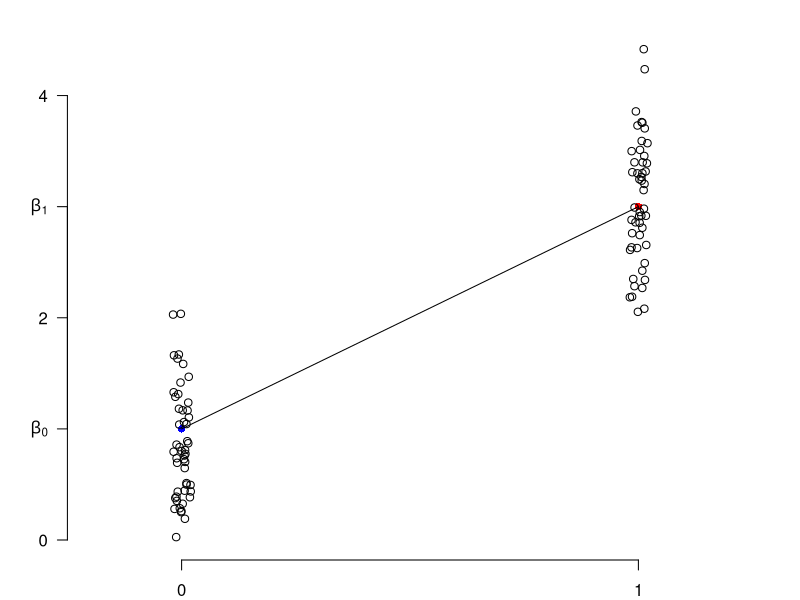
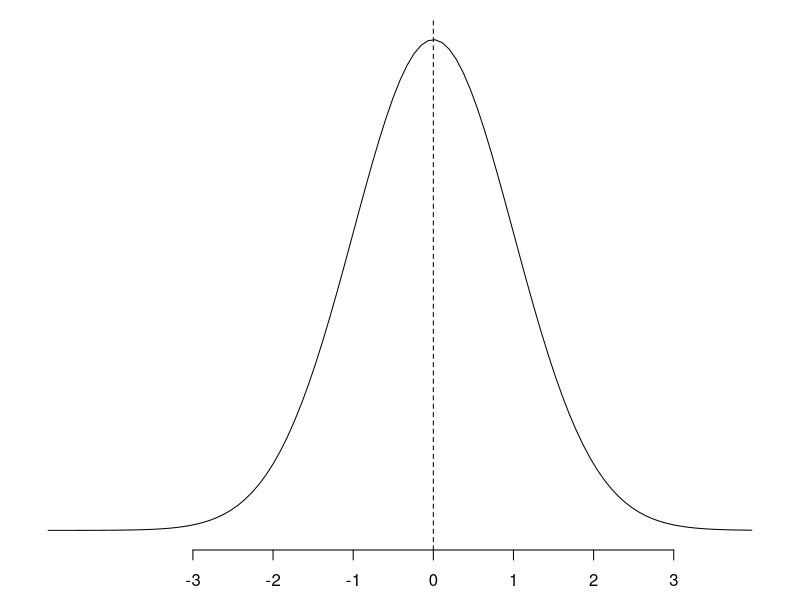
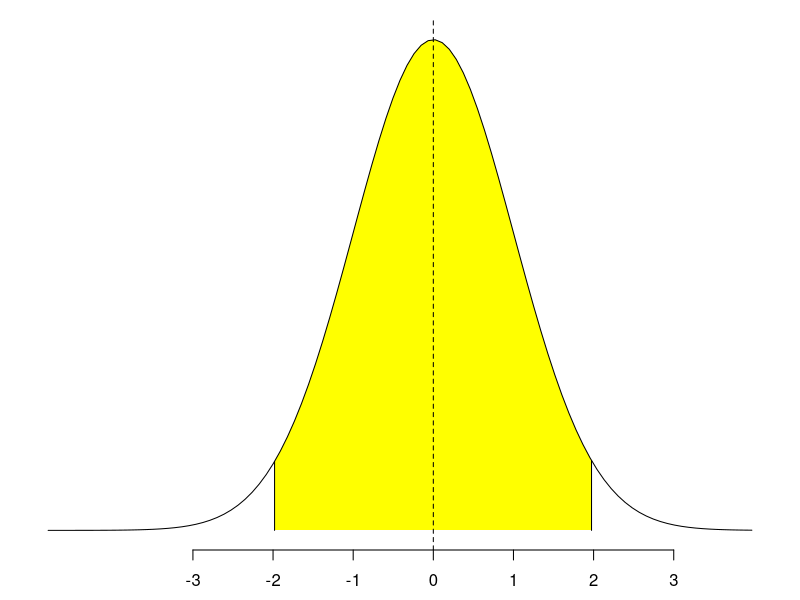
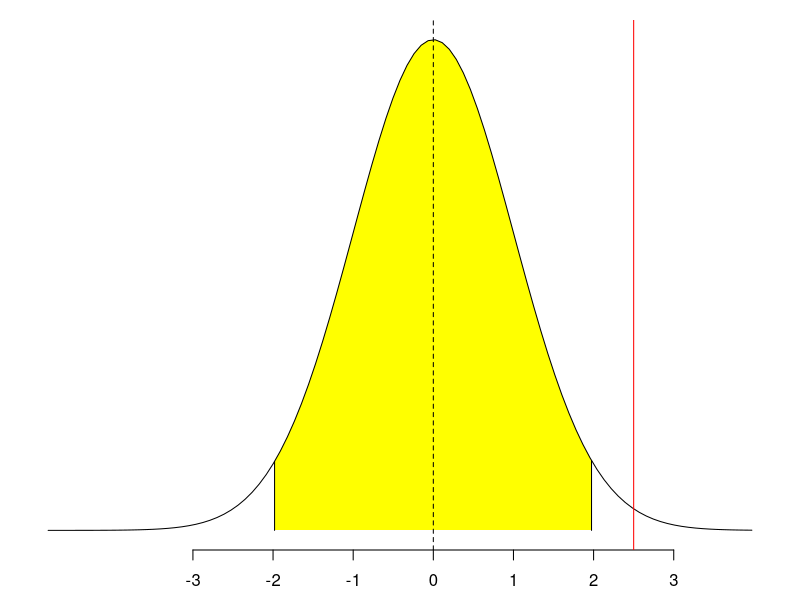
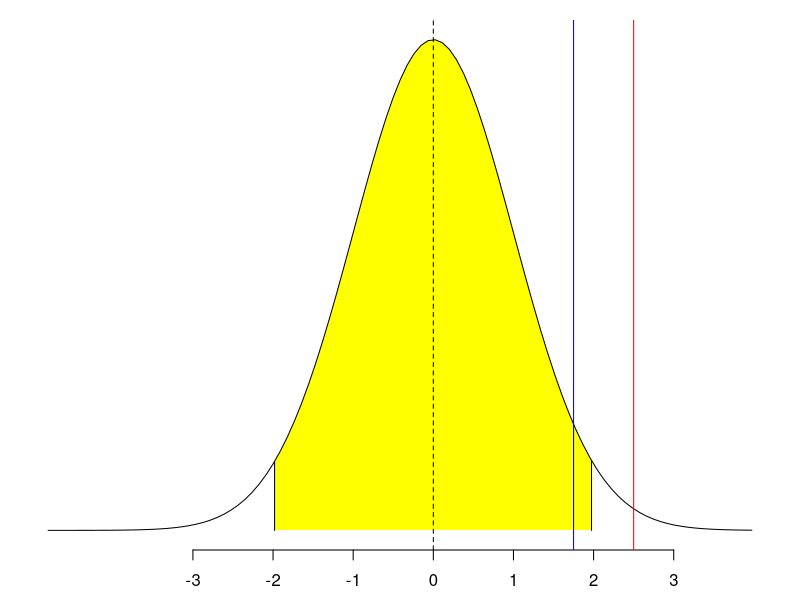
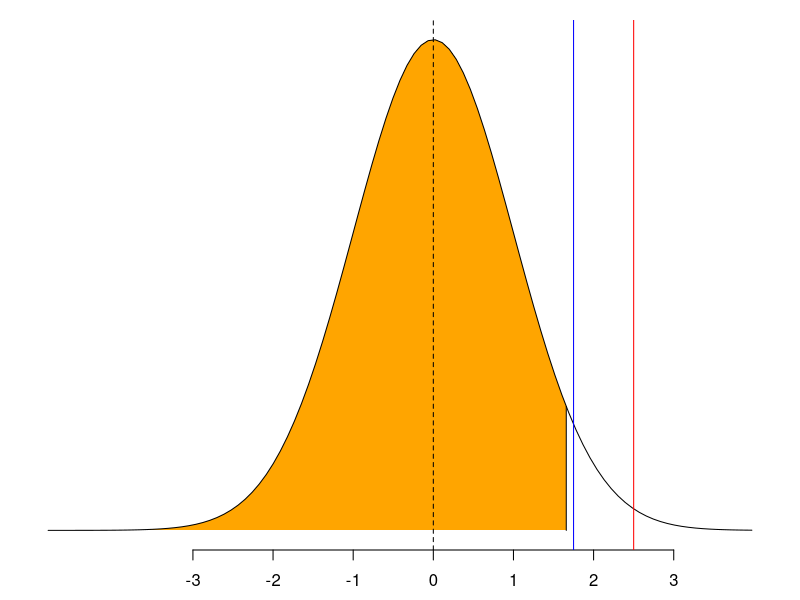
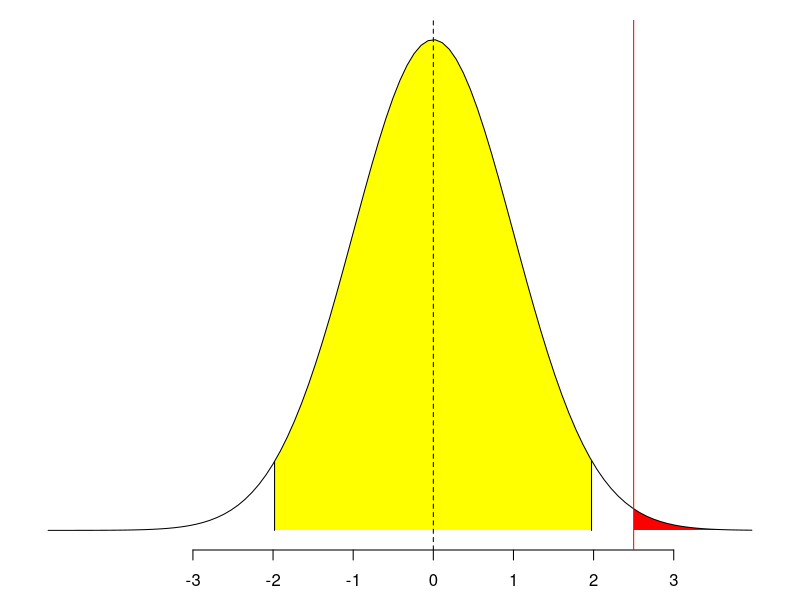

Generate these figures, in order, with R:
## estimation_ht_figs.R
## Nahomi Ichino
## figs for est-HT-1-slides-en-fr.Rmd

## Estimator 1: Linear Regression for simple experiment

library(plotrix)


## simple randomization
set.seed(202406)
y1 <- rnorm(50,3,0.5)
z1 <- jitter(rep(1,50))
y0 <- rnorm(50,1,0.5)
z0 <- jitter(rep(0,50))

miny <- min(c(y0,y1))
maxy <- max(c(y0,y1))

png(file="regression1.png", width=760, height=760, pointsize=36)
par(mar=c(2,2,1,1))

plot(c(-0.25,1.25), c(0, 4.5), type="n", main="", xlab="", ylab="", axes=FALSE)
axis(1, at=c(0,1))
axis(2, at=c(0,2,4), las=2, pos=-0.25)
axis(2, at=c(1,3), labels=c(expression(paste(beta[0])), expression(paste(beta[1]))), las=2, pos=-0.25)
points(0,1, pch=16, col="blue")
points(1,3, pch=16, col="red")
points(z0,y0)
points(z1,y1)
segments(x0=0, y0=1, x1=1, y1=3)

dev.off()


## hypothesis testing
set.seed(23456)
x <- rnorm(60000)
y <- dnorm(x, 0, 1)

png(file="HT1-null.png", width=760, height=180, pointsize=12)
par(mar=c(2.5,1,1,1))
plot(x, y, type = "n", axes=FALSE, ylab="", xlab="")
axis(1, at=c(-3,-2,-1,0,1,2,3))
curve(dnorm(x,0,1), add=TRUE)
abline(v=0, lty=2)
dev.off()


png(file="HT2-null5percent.png", width=760, height=180, pointsize=12)
par(mar=c(2.5,1,1,1))
plot(x, y, type = "n", axes=FALSE, ylab="", xlab="")
axis(1, at=c(-3,-2,-1,0,1,2,3))
x2 <- seq(quantile(x,0.025),quantile(x,0.975),0.01)
y2 <- dnorm(x2, 0, 1)
x2 <- c(quantile(x,0.025), x2, quantile(x,0.975))
y2 <- c(0,y2,0)
polygon(x2,y2, col="yellow", border=NA)
curve(dnorm(x,0,1), add=TRUE)
abline(v=0, lty=2)
segments(x0=quantile(x,0.025),y0=0,
         x1=quantile(x,0.025),y1=dnorm(quantile(x,0.025)))
segments(x0=quantile(x,0.975),y0=0,
         x1=quantile(x,0.975),y1=dnorm(quantile(x,0.975)))
dev.off()


png(file="HT3-twosidedrejectonly.png", width=760, height=180, pointsize=12)
par(mar=c(2.5,1,1,1))
plot(x, y, type = "n", axes=FALSE, ylab="", xlab="")
axis(1, at=c(-3,-2,-1,0,1,2,3))
x2 <- seq(quantile(x,0.025),quantile(x,0.975),0.01)
y2 <- dnorm(x2, 0, 1)
x2 <- c(quantile(x,0.025), x2, quantile(x,0.975))
y2 <- c(0,y2,0)
polygon(x2,y2, col="yellow", border=NA)
curve(dnorm(x,0,1), add=TRUE)
abline(v=0, lty=2)
segments(x0=quantile(x,0.025),y0=0,
         x1=quantile(x,0.025),y1=dnorm(quantile(x,0.025)))
segments(x0=quantile(x,0.975),y0=0,
         x1=quantile(x,0.975),y1=dnorm(quantile(x,0.975)))
abline(v=2.5, col="red")
dev.off()

png(file="HT4-twosided.png", width=760, height=180, pointsize=12)
par(mar=c(2.5,1,1,1))
plot(x, y, type = "n", axes=FALSE, ylab="", xlab="")
axis(1, at=c(-3,-2,-1,0,1,2,3))
x2 <- seq(quantile(x,0.025),quantile(x,0.975),0.01)
y2 <- dnorm(x2, 0, 1)
x2 <- c(quantile(x,0.025), x2, quantile(x,0.975))
y2 <- c(0,y2,0)
polygon(x2,y2, col="yellow", border=NA)
curve(dnorm(x,0,1), add=TRUE)
abline(v=0, lty=2)
segments(x0=quantile(x,0.025),y0=0,
         x1=quantile(x,0.025),y1=dnorm(quantile(x,0.025)))
segments(x0=quantile(x,0.975),y0=0,
         x1=quantile(x,0.975),y1=dnorm(quantile(x,0.975)))
abline(v=2.5, col="red")
abline(v=1.75, col="blue")
dev.off()

png(file="HT5-onesided5pc.png", width=760, height=180, pointsize=12)
par(mar=c(2.5,1,1,1))
plot(x, y, type = "n", axes=FALSE, ylab="", xlab="")
axis(1, at=c(-3,-2,-1,0,1,2,3))
x2 <- seq(quantile(x,0),quantile(x,0.95),0.01)
y2 <- dnorm(x2, 0, 1)
x2 <- c(quantile(x,0), x2, quantile(x,0.95))
y2 <- c(0,y2,0)
polygon(x2,y2, col="orange", border=NA)
segments(x0=quantile(x,0.95),y0=0,
         x1=quantile(x,0.95),y1=dnorm(quantile(x,0.95)))
curve(dnorm(x,0,1), add=TRUE)
abline(v=0, lty=2)
abline(v=1.75, col="blue")
abline(v=2.5, col="red")
dev.off()


png(file="HT6-pvalue.png", width=760, height=180, pointsize=12)
par(mar=c(2.5,1,1,1))
plot(x, y, type = "n", axes=FALSE, ylab="", xlab="")
axis(1, at=c(-3,-2,-1,0,1,2,3))
x2 <- seq(quantile(x,0.025),quantile(x,0.975),0.01)
y2 <- dnorm(x2, 0, 1)
x2 <- c(quantile(x,0.025), x2, quantile(x,0.975))
y2 <- c(0,y2,0)
polygon(x2,y2, col="yellow", border=NA)
x2 <- seq(2.5, quantile(x,1),0.01)
y2 <- dnorm(x2, 0, 1)
x2 <- c(2.5, x2, quantile(x,1))
y2 <- c(0,y2,0)
polygon(x2,y2, col="red", border=NA)
curve(dnorm(x,0,1), add=TRUE)
abline(v=0, lty=2)
segments(x0=quantile(x,0.025),y0=0,
         x1=quantile(x,0.025),y1=dnorm(quantile(x,0.025)))
segments(x0=quantile(x,0.975),y0=0,
         x1=quantile(x,0.975),y1=dnorm(quantile(x,0.975)))
abline(v=2.5, col="red")
dev.off()

mean(x>=2.5) #0.00625


## regression with blocks
blocks <- c("J","J","J","K","K","K","L","L","L")
z <- c(0,1,0,1,0,0,1,0,0)
y <- c(4,3,2,3,0,2,4,0,2)

round(summary(lm(y~z+as.factor(blocks)))$coef,3)
